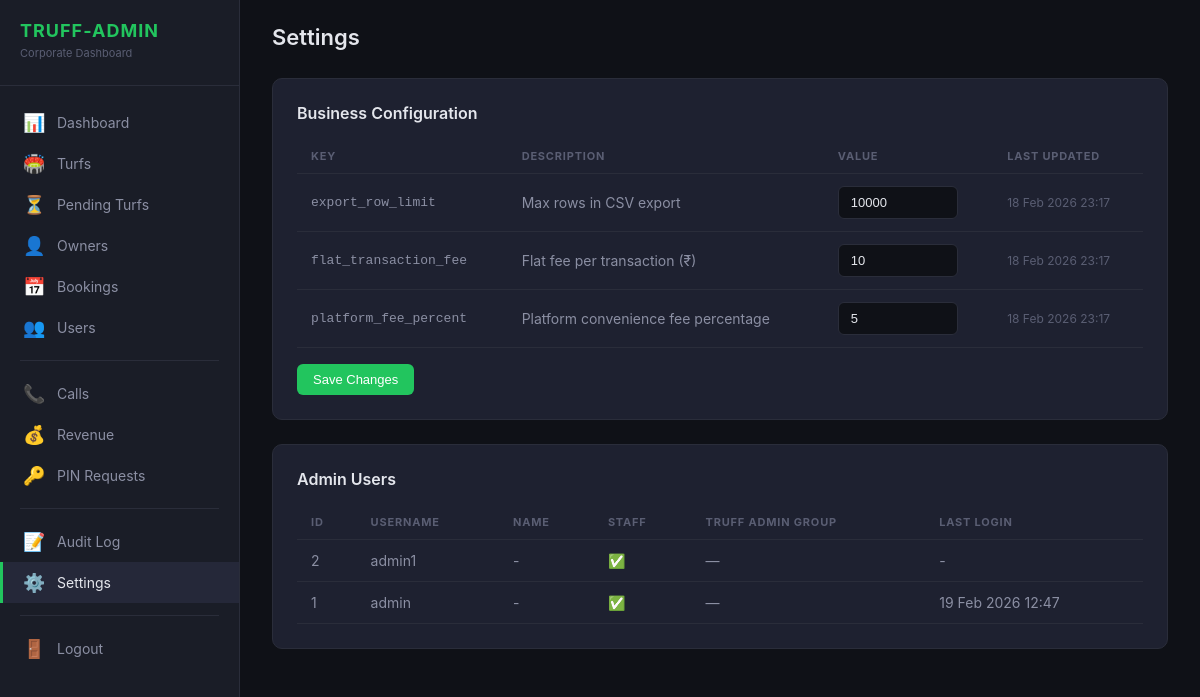
/truff-admin/settings/ (signed in), run on an earlier commit of the app's database.
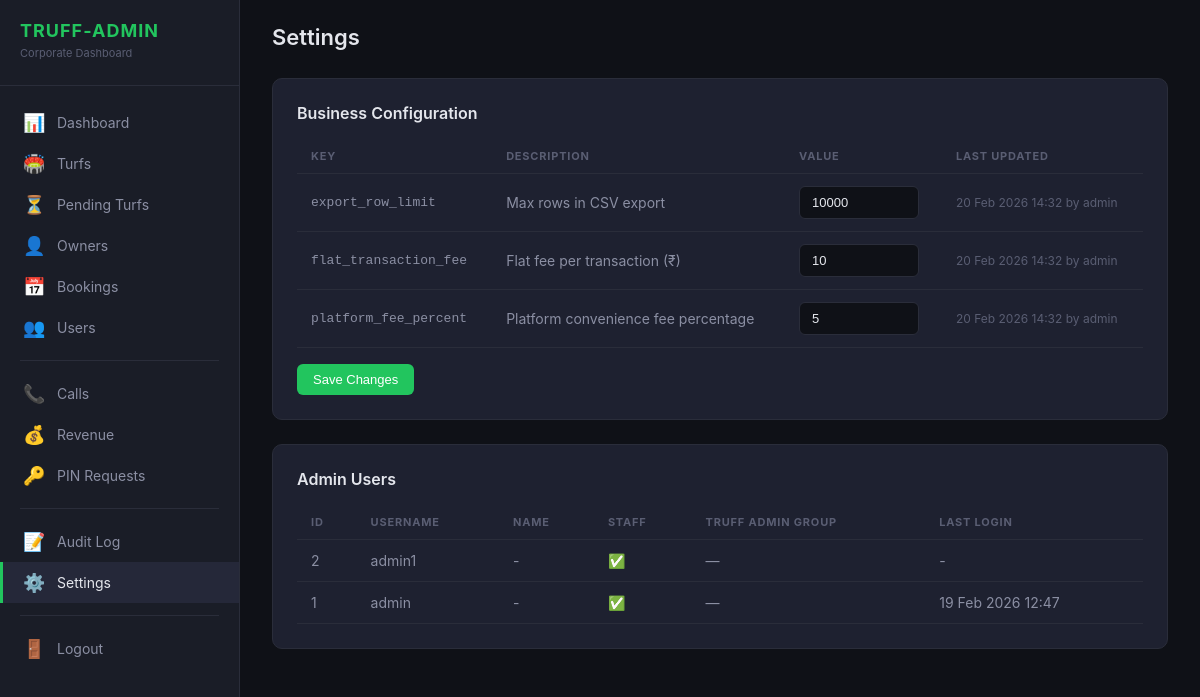
And on a later commit of the database.
### truff_admin_panel/models.py (models this page shows, shortened)
class AdminConfig(models.Model):
    key = models.CharField(max_length=100, unique=True)
    value = models.TextField(default='')
    description = models.CharField(max_length=255, blank=True, default='')
    updated_by = models.ForeignKey(
        settings.AUTH_USER_MODEL,
        on_delete=models.SET_NULL,
        null=True, blank=True,
    )
    updated_at = models.DateTimeField(auto_now=True)
    class Meta:
        verbose_name = 'Admin Config'
        verbose_name_plural = 'Admin Configs'

### users/models.py (models this page shows, shortened)
class CustomUser(AbstractUser):
    class UserRole(models.TextChoices):
        USER = 'user', 'Normal User'
        TURF_OWNER = 'turf_owner', 'Turf Owner'
        PLATFORM_ADMIN = 'admin', 'Platform Admin'
    phone_number = models.CharField(max_length=15, blank=True, null=True)
    role = models.CharField(max_length=20, choices=UserRole.choices, default=UserRole.USER)
    profile_picture = models.ImageField(upload_to='profile_pictures/', blank=True, null=True)
    bio = models.TextField(blank=True, null=True)
    is_verified = models.BooleanField(default=False)
    total_bookings = models.PositiveIntegerField(default=0)
    total_credits = models.PositiveIntegerField(default=0)
    used_credits = models.PositiveIntegerField(default=0)
    created_at = models.DateTimeField(auto_now_add=True)
    updated_at = models.DateTimeField(auto_now=True)
    class Meta:
        ordering = ['-created_at']

### truff_admin_panel/views.py (the view, shortened to what this page needs)
# urls.py: path('settings/', views.SettingsView.as_view(), name='settings'),
class SettingsView(TruffAdminRequiredMixin, View):
    def get(self, request):
        configs = AdminConfig.objects.all().order_by('key')
        defaults = {
            'platform_fee_percent': ('5', 'Platform convenience fee percentage'),
            'flat_transaction_fee': ('10', 'Flat fee per transaction (₹)'),
            'export_row_limit': ('10000', 'Max rows in CSV export'),
        }
        for key, (val, desc) in defaults.items():
            AdminConfig.objects.get_or_create(
                key=key,
                defaults={'value': val, 'description': desc},
            )
        configs = AdminConfig.objects.all().order_by('key')
        admin_users = User.objects.filter(
            Q(is_staff=True) | Q(groups__name='Truff Admin')
        ).distinct()
        return render(request, 'truff_admin/settings.html', {
            'configs': configs,
            'admin_users': admin_users,
        })

### truff_admin_panel/context_processors.py (called while the page is built)
def pending_turf_count(request):
    if not request.user.is_authenticated:
        return {}
    if not (request.user.is_staff or request.user.groups.filter(name='Truff Admin').exists()):
        return {}
    try:
        return {'pending_turf_count': Turf.objects.filter(status=TurfStatus.PENDING).count()}
    except Exception:
        return {'pending_turf_count': 0}

### truff_admin_panel/mixins.py (called while the page is built)
    def test_func(self):
        user = self.request.user
        if not user.is_authenticated:
            return False
        return user.is_staff or user.groups.filter(name='Truff Admin').exists()

### truff_admin_panel/templates/truff_admin/settings.html (shortened to what this page needs)
{% extends "truff_admin/base.html" %}
{% load truff_tags %}
{% block content %}
<div class="topbar">
    <h1>Settings</h1>
</div>
<div class="panel">
    <div class="panel-title">Business Configuration</div>
    <form method="post">
        <table class="data-table">
            <thead>
                <tr>
                    <th>Key</th>
                    <th>Description</th>
                    <th>Value</th>
                    <th>Last Updated</th>
                </tr>
            </thead>
            <tbody>
                {% for c in configs %}
                <tr>
                    <td style="font-family:monospace;font-size:13px;">{{ c.key }}</td>
                    <td>{{ c.description|default:"-" }}</td>
                    <td>
                        <input type="text" name="config_{{ c.key }}" value="{{ c.value }}" class="form-input"
                            style="width:120px;">
                    </td>
                    <td style="color:var(--text-muted);font-size:12px;">
                        {{ c.updated_at|date:"d M Y H:i" }}
                        {% if c.updated_by %}by {{ c.updated_by.username }}{% endif %}
                    </td>
                </tr>
                {% endfor %}
            </tbody>
        </table>
        <div style="margin-top:16px;">
            <button type="submit" class="btn btn-primary">Save Changes</button>
        </div>
    </form>
</div>
<div class="panel">
    <div class="panel-title">Admin Users</div>
    <table class="data-table">
        <thead>
            <tr>
                <th>ID</th>
                <th>Username</th>
                <th>Name</th>
                <th>Staff</th>
                <th>Truff Admin Group</th>
                <th>Last Login</th>
            </tr>
        </thead>
        <tbody>
            {% for u in admin_users %}
            <tr>
                <td>{{ u.id }}</td>
                <td>{{ u.username }}</td>
                <td>{{ u.get_full_name|default:"-" }}</td>
                <td>{{ u.is_staff|yesno:"✅,❌" }}</td>
                <td>{% if "Truff Admin" in u.groups.all|join:", " %}✅{% else %}—{% endif %}</td>
                <td>{{ u.last_login|date:"d M Y H:i"|default:"-" }}</td>
            </tr>
            {% endfor %}
        </tbody>
    </table>
</div>
{% endblock %}

What changed in the data, as far as the page shows it:
changed AdminConfig "Max rows in CSV export": updated_at "18 Feb 2026 23:17" → "20 Feb 2026 14:32"; updated_by.username (not shown) → "admin"
changed AdminConfig "Flat fee per transaction (₹)": updated_at "18 Feb 2026 23:17" → "20 Feb 2026 14:32"; updated_by.username (not shown) → "admin"
changed AdminConfig "Platform convenience fee percentage": updated_at "18 Feb 2026 23:17" → "20 Feb 2026 14:32"; updated_by.username (not shown) → "admin"
